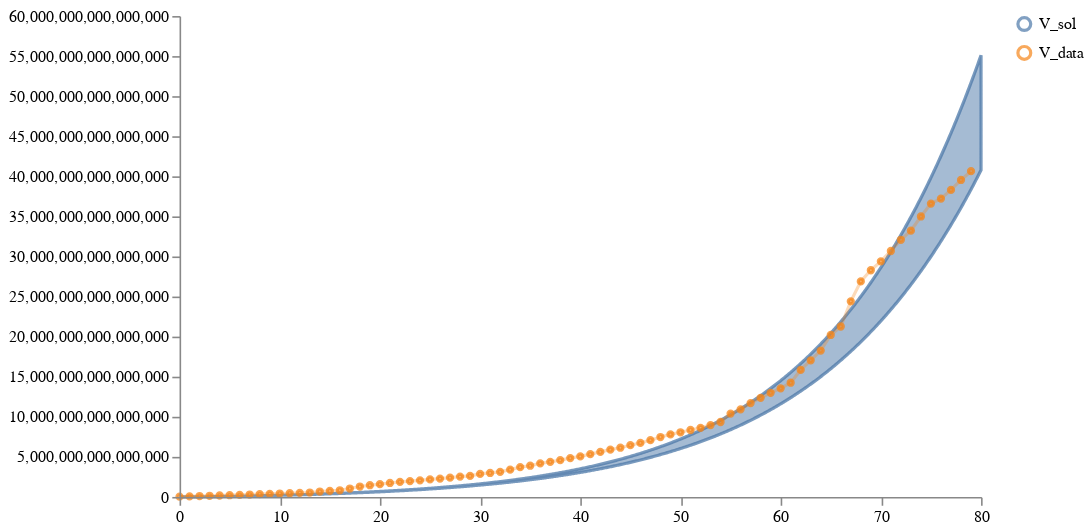

The notebook cell this image was saved under:
### Code cell
schema = plots.trajectories(pd.DataFrame(post_samples["data"]), subset="V_sol",
                            points=ww_data_train.reset_index(drop=True).rename(columns={"V":"V_data"}))
schema = plots.pad(schema, 5)
plots.ipy_display(schema)

### Figure 1 — Vega specification as saved in the notebook (floating-point values rounded to 4 significant figures; data arrays with more than 128 entries replaced by an {"elided": "..."} marker saying what was removed)
{"$schema": "https://vega.github.io/schema/vega/v5.json", "axes": [{"name": "x_axis", "orient": "bottom", "scale": "xscale", "zindex": 100}, {"name": "y_axis", "orient": "left", "scale": "yscale", "zindex": 100}], "data": [{"name": "distributions", "values": {"elided": "801 records"}}, {"name": "traces", "transform": [{"expr": "isValid(datum.value)", "type": "filter"}], "values": []}, {"name": "points", "values": [{"sample_id": 0, "timepoint": 0, "trajectory": "V_data", "value": 34250000000000.0}, {"sample_id": 0, "timepoint": 1, "trajectory": "V_data", "value": 74830000000000.0}, {"sample_id": 0, "timepoint": 2, "trajectory": "V_data", "value": 110800000000000.0}, {"sample_id": 0, "timepoint": 3, "trajectory": "V_data", "value": 145500000000000.0}, {"sample_id": 0, "timepoint": 4, "trajectory": "V_data", "value": 178900000000000.0}, {"sample_id": 0, "timepoint": 5, "trajectory": "V_data", "value": 212605525246655}, {"sample_id": 0, "timepoint": 6, "trajectory": "V_data", "value": 251900000000000.0}, {"sample_id": 0, "timepoint": 7, "trajectory": "V_data", "value": 297300000000000.0}, {"sample_id": 0, "timepoint": 8, "trajectory": "V_data", "value": 342400000000000.0}, {"sample_id": 0, "timepoint": 9, "trajectory": "V_data", "value": 384100000000000.0}, {"sample_id": 0, "timepoint": 10, "trajectory": "V_data", "value": 424100000000000.0}, {"sample_id": 0, "timepoint": 11, "trajectory": "V_data", "value": 461900000000000.0}, {"sample_id": 0, "timepoint": 12, "trajectory": "V_data", "value": 498300000000000.0}, {"sample_id": 0, "timepoint": 13, "trajectory": "V_data", "value": 548200000000000.0}, {"sample_id": 0, "timepoint": 14, "trajectory": "V_data", "value": 675643977072622}, {"sample_id": 0, "timepoint": 15, "trajectory": "V_data", "value": 751600000000000.0}, {"sample_id": 0, "timepoint": 16, "trajectory": "V_data", "value": 829899121500651}, {"sample_id": 0, "timepoint": 17, "trajectory": "V_data", "value": 1046000000000000.0}, {"sample_id": 0, "timepoint": 18, "trajectory": "V_data", "value": 1295875135538839}, {"sample_id": 0, "timepoint": 19, "trajectory": "V_data", "value": 1461000000000000.0}, {"sample_id": 0, "timepoint": 20, "trajectory": "V_data", "value": 1592292378295384}, {"sample_id": 0, "timepoint": 21, "trajectory": "V_data", "value": 1741000000000000.0}, {"sample_id": 0, "timepoint": 22, "trajectory": "V_data", "value": 1882566054918674}, {"sample_id": 0, "timepoint": 23, "trajectory": "V_data", "value": 1972000000000000.0}, {"sample_id": 0, "timepoint": 24, "trajectory": "V_data", "value": 2071441710342036}, {"sample_id": 0, "timepoint": 25, "trajectory": "V_data", "value": 2190000000000000.0}, {"sample_id": 0, "timepoint": 26, "trajectory": "V_data", "value": 2284263053733268}, {"sample_id": 0, "timepoint": 27, "trajectory": "V_data", "value": 2401528070828421}, {"sample_id": 0, "timepoint": 28, "trajectory": "V_data", "value": 2539043189426808}, {"sample_id": 0, "timepoint": 29, "trajectory": "V_data", "value": 2623445134633728}, {"sample_id": 0, "timepoint": 30, "trajectory": "V_data", "value": 2868773959451638}, {"sample_id": 0, "timepoint": 31, "trajectory": "V_data", "value": 2991191174214979}, {"sample_id": 0, "timepoint": 32, "trajectory": "V_data", "value": 3129000000000000.0}, {"sample_id": 0, "timepoint": 33, "trajectory": "V_data", "value": 3403912214913465}, {"sample_id": 0, "timepoint": 34, "trajectory": "V_data", "value": 3718000000000000.0}, {"sample_id": 0, "timepoint": 35, "trajectory": "V_data", "value": 3894000000000000.0}, {"sample_id": 0, "timepoint": 36, "trajectory": "V_data", "value": 4190012056978476}, {"sample_id": 0, "timepoint": 37, "trajectory": "V_data", "value": 4379000000000000.0}, {"sample_id": 0, "timepoint": 38, "trajectory": "V_data", "value": 4584996690364133}, {"sample_id": 0, "timepoint": 39, "trajectory": "V_data", "value": 4842715961786298}, {"sample_id": 0, "timepoint": 40, "trajectory": "V_data", "value": 5057017833310725}, {"sample_id": 0, "timepoint": 41, "trajectory": "V_data", "value": 5334255093252734}, {"sample_id": 0, "timepoint": 42, "trajectory": "V_data", "value": 5613459509330455}, {"sample_id": 0, "timepoint": 43, "trajectory": "V_data", "value": 5900675119579128}, {"sample_id": 0, "timepoint": 44, "trajectory": "V_data", "value": 6137835221456338}, {"sample_id": 0, "timepoint": 45, "trajectory": "V_data", "value": 6455786439569586}, {"sample_id": 0, "timepoint": 46, "trajectory": "V_data", "value": 6737865202057693}, {"sample_id": 0, "timepoint": 47, "trajectory": "V_data", "value": 7082040828667748}, {"sample_id": 0, "timepoint": 48, "trajectory": "V_data", "value": 7473588619526592}, {"sample_id": 0, "timepoint": 49, "trajectory": "V_data", "value": 7802169943421971}, {"sample_id": 0, "timepoint": 50, "trajectory": "V_data", "value": 8064264769284555}, {"sample_id": 0, "timepoint": 51, "trajectory": "V_data", "value": 8350528001810362}, {"sample_id": 0, "timepoint": 52, "trajectory": "V_data", "value": 8620926151000598}, {"sample_id": 0, "timepoint": 53, "trajectory": "V_data", "value": 8967823176668702}, {"sample_id": 0, "timepoint": 54, "trajectory": "V_data", "value": 9347385175287846}, {"sample_id": 0, "timepoint": 55, "trajectory": "V_data", "value": 10400775744728212}, {"sample_id": 0, "timepoint": 56, "trajectory": "V_data", "value": 10924150605249734}, {"sample_id": 0, "timepoint": 57, "trajectory": "V_data", "value": 11705167142508414}, {"sample_id": 0, "timepoint": 58, "trajectory": "V_data", "value": 12359300512467032}, {"sample_id": 0, "timepoint": 59, "trajectory": "V_data", "value": 12986780639190464}, {"sample_id": 0, "timepoint": 60, "trajectory": "V_data", "value": 13550907207646232}, {"sample_id": 0, "timepoint": 61, "trajectory": "V_data", "value": 14248041314600788}, {"sample_id": 0, "timepoint": 62, "trajectory": "V_data", "value": 15848276614633882}, {"sample_id": 0, "timepoint": 63, "trajectory": "V_data", "value": 17038987764329418}, {"sample_id": 0, "timepoint": 64, "trajectory": "V_data", "value": 18260590802877810}, {"sample_id": 0, "timepoint": 65, "trajectory": "V_data", "value": 20209504393071680}, {"sample_id": 0, "timepoint": 66, "trajectory": "V_data", "value": 21264574070527824}, {"sample_id": 0, "timepoint": 67, "trajectory": "V_data", "value": 24405223143174390}, {"sample_id": 0, "timepoint": 68, "trajectory": "V_data", "value": 26892652544175644}, {"sample_id": 0, "timepoint": 69, "trajectory": "V_data", "value": 28282864516791200}, {"sample_id": 0, "timepoint": 70, "trajectory": "V_data", "value": 29394041033392708}, {"sample_id": 0, "timepoint": 71, "trajectory": "V_data", "value": 30685003617018490}, {"sample_id": 0, "timepoint": 72, "trajectory": "V_data", "value": 32085327926567616}, {"sample_id": 0, "timepoint": 73, "trajectory": "V_data", "value": 33217196172771584}, {"sample_id": 0, "timepoint": 74, "trajectory": "V_data", "value": 34991952115553804}, {"sample_id": 0, "timepoint": 75, "trajectory": "V_data", "value": 36597766934503620}, {"sample_id": 0, "timepoint": 76, "trajectory": "V_data", "value": 37222723829582630}, {"sample_id": 0, "timepoint": 77, "trajectory": "V_data", "value": 38307418298165540}, {"sample_id": 0, "timepoint": 78, "trajectory": "V_data", "value": 39548322728633350}, {"sample_id": 0, "timepoint": 79, "trajectory": "V_data", "value": 40640493939989390}]}, {"name": "markers", "values": []}, {"name": "selected", "on": [{"remove": true, "trigger": "clear"}, {"remove": true, "trigger": "!shift"}, {"insert": "clicked", "trigger": "!shift && clicked"}, {"toggle": "clicked", "trigger": "shift && clicked"}]}], "height": 300, "legends": [{"encode": {"labels": {"interactive": true, "name": "legendLabel", "update": {"opacity": [{"test": "!length(data('selected')) || indata('selected', 'value', datum.value)", "value": 1}, {"value": 0.25}]}}, "symbols": {"interactive": true, "name": "legendSymbol", "update": {"fill": {"value": "transparent"}, "opacity": [{"test": "!length(data('selected')) || indata('selected', 'value', datum.value)", "value": 0.7}, {"value": 0.15}], "size": {"value": 64}, "strokeWidth": {"value": 2}}}}, "name": "color_legend", "stroke": "color"}], "marks": [{"from": {"facet": {"data": "points", "groupby": "trajectory", "name": "points_split"}}, "marks": [{"encode": {"hover": {"fillOpacity": {"value": 0.9}}, "update": {"fill": {"field": "trajectory", "scale": "color"}, "fillOpacity": [{"test": "!length(data('selected')) || indata('selected', 'value', datum.trajectory)", "value": 0.5}, {"value": 0.15}], "size": {"value": 10}, "stroke": {"field": "trajectory", "scale": "color"}, "strokeOpacity": [{"test": "!length(data('selected')) || indata('selected', 'value', datum.trajectory)", "value": 0.75}, {"value": 0.15}], "strokeWidth": {"value": 2}, "tooltip": {"field": "value"}, "x": {"field": "timepoint", "scale": "xscale"}, "y": {"field": "value", "scale": "yscale"}}}, "from": {"data": "points"}, "name": "_points_symbol", "type": "symbol", "zindex": 3}, {"encode": {"hover": {"fillOpacity": {"value": 0.9}}, "update": {"interpolate": {"value": "linear"}, "stroke": {"field": "trajectory", "scale": "color"}, "strokeOpacity": [{"test": "!length(data('selected')) || indata('selected', 'value', datum.trajectory)", "value": 0.3}, {"value": 0.1}], "strokeWidth": {"value": 2}, "x": {"field": "timepoint", "scale": "xscale"}, "y": {"field": "value", "scale": "yscale"}}}, "from": {"data": "points"}, "name": "_points_line", "type": "line", "zindex": 3}], "name": "_points", "type": "group", "zindex": 3}, {"from": {"facet": {"data": "traces", "groupby": "trajectory", "name": "traces_split"}}, "marks": [{"encode": {"hover": {"fillOpacity": {"value": 0.9}}, "update": {"interpolate": {"value": "linear"}, "stroke": {"field": "trajectory", "scale": "color"}, "strokeOpacity": [{"test": "!length(data('selected')) || indata('selected', 'value', datum.trajectory)", "value": 0.75}, {"value": 0.15}], "strokeWidth": {"value": 2}, "x": {"field": "timepoint", "scale": "xscale"}, "y": {"field": "value", "scale": "yscale"}}}, "from": {"data": "traces_split"}, "name": "_traces_lines", "type": "line"}], "name": "_traces", "type": "group", "zindex": 2}, {"from": {"facet": {"data": "distributions", "groupby": "trajectory", "name": "trajectory_split"}}, "marks": [{"encode": {"hover": {"fillOpacity": {"value": 0.9}}, "update": {"fill": {"field": "trajectory", "scale": "color"}, "fillOpacity": [{"test": "!length(data('selected')) || indata('selected', 'value', datum.trajectory)", "value": 0.5}, {"value": 0.15}], "interpolate": {"value": "linear"}, "stroke": {"field": "trajectory", "scale": "color"}, "strokeOpacity": [{"test": "!length(data('selected')) || indata('selected', 'value', datum.trajectory)", "value": 0.75}, {"value": 0.15}], "strokeWidth": {"value": 2}, "x": {"field": "timepoint", "scale": "xscale"}, "y": {"field": "upper", "scale": "yscale"}, "y2": {"field": "lower", "scale": "yscale"}}}, "from": {"data": "trajectory_split"}, "type": "area"}], "name": "_distributions", "type": "group", "zindex": 1}, {"marks": [{"encode": {"enter": {"stroke": {"value": "lightgray"}}, "update": {"opacity": {"value": 1}, "x": {"field": "timepoint", "scale": "xscale"}, "y": {"signal": "height"}, "y2": {"value": 0}}}, "from": {"data": "markers"}, "name": "_marker text", "type": "rule"}, {"encode": {"enter": {"fontSize": {"value": 8}, "text": {"field": "datum.label"}, "y": {"value": 0}}}, "from": {"data": "_marker text"}, "name": "_marker flags", "transform": [{"as": ["x", "_y", "opacity", "align", "baseline"], "lineAnchor": "start", "offset": [1], "size": {"signal": "[width, height]"}, "type": "label"}], "type": "text"}], "name": "_markers", "type": "group"}], "padding": 5, "scales": [{"domain": {"fields": [{"data": "distributions", "field": "timepoint"}, {"data": "traces", "field": "timepoint"}, {"data": "points", "field": "timepoint"}, {"data": "markers", "field": "timepoint"}]}, "name": "xscale", "range": "width", "type": "linear", "zero": false}, {"domain": {"fields": [{"data": "distributions", "field": "lower"}, {"data": "distributions", "field": "upper"}, {"data": "traces", "field": "value"}, {"data": "points", "field": "value"}]}, "name": "yscale", "nice": true, "range": "height", "type": "linear", "zero": true}, {"domain": {"fields": [{"data": "distributions", "field": "trajectory"}, {"data": "traces", "field": "trajectory"}, {"data": "points", "field": "trajectory"}]}, "name": "color", "range": "category", "type": "ordinal"}], "signals": [{"name": "clear", "on": [{"events": "mouseup[!event.item]", "force": true, "update": "true"}], "value": true}, {"name": "shift", "on": [{"events": "@legendSymbol:click, @legendLabel:click", "force": true, "update": "event.shiftKey"}], "value": false}, {"name": "clicked", "on": [{"events": "@legendSymbol:click, @legendLabel:click", "force": true, "update": "{value: datum.value}"}], "value": null}], "width": 500}
